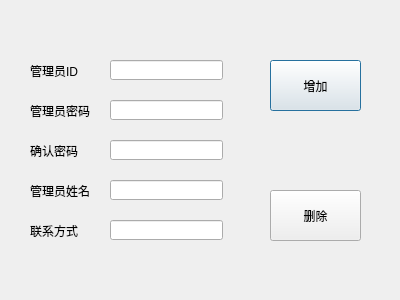
<?xml version="1.0" encoding="UTF-8"?>
<ui version="4.0">
 <class>ad_insert_dialog</class>
 <widget class="QDialog" name="ad_insert_dialog">
  <property name="geometry">
   <rect>
    <x>0</x>
    <y>0</y>
    <width>400</width>
    <height>300</height>
   </rect>
  </property>
  <property name="windowTitle">
   <string>管理员注册</string>
  </property>
  <widget class="QLabel" name="label">
   <property name="geometry">
    <rect>
     <x>30</x>
     <y>60</y>
     <width>61</width>
     <height>21</height>
    </rect>
   </property>
   <property name="text">
    <string>管理员ID</string>
   </property>
  </widget>
  <widget class="QLabel" name="label_2">
   <property name="geometry">
    <rect>
     <x>30</x>
     <y>100</y>
     <width>71</width>
     <height>21</height>
    </rect>
   </property>
   <property name="text">
    <string>管理员密码</string>
   </property>
  </widget>
  <widget class="QLabel" name="label_3">
   <property name="geometry">
    <rect>
     <x>30</x>
     <y>140</y>
     <width>61</width>
     <height>21</height>
    </rect>
   </property>
   <property name="text">
    <string>确认密码</string>
   </property>
  </widget>
  <widget class="QLabel" name="label_4">
   <property name="geometry">
    <rect>
     <x>30</x>
     <y>180</y>
     <width>61</width>
     <height>21</height>
    </rect>
   </property>
   <property name="text">
    <string>管理员姓名</string>
   </property>
  </widget>
  <widget class="QLabel" name="label_5">
   <property name="geometry">
    <rect>
     <x>30</x>
     <y>220</y>
     <width>61</width>
     <height>21</height>
    </rect>
   </property>
   <property name="text">
    <string>联系方式</string>
   </property>
  </widget>
  <widget class="QLineEdit" name="id_input">
   <property name="geometry">
    <rect>
     <x>110</x>
     <y>60</y>
     <width>113</width>
     <height>20</height>
    </rect>
   </property>
  </widget>
  <widget class="QLineEdit" name="password_input">
   <property name="geometry">
    <rect>
     <x>110</x>
     <y>100</y>
     <width>113</width>
     <height>20</height>
    </rect>
   </property>
  </widget>
  <widget class="QLineEdit" name="password_check">
   <property name="geometry">
    <rect>
     <x>110</x>
     <y>140</y>
     <width>113</width>
     <height>20</height>
    </rect>
   </property>
  </widget>
  <widget class="QLineEdit" name="name_input">
   <property name="geometry">
    <rect>
     <x>110</x>
     <y>180</y>
     <width>113</width>
     <height>20</height>
    </rect>
   </property>
  </widget>
  <widget class="QLineEdit" name="address_input">
   <property name="geometry">
    <rect>
     <x>110</x>
     <y>220</y>
     <width>113</width>
     <height>20</height>
    </rect>
   </property>
  </widget>
  <widget class="QPushButton" name="add_button">
   <property name="geometry">
    <rect>
     <x>270</x>
     <y>60</y>
     <width>91</width>
     <height>51</height>
    </rect>
   </property>
   <property name="text">
    <string>增加</string>
   </property>
  </widget>
  <widget class="QPushButton" name="delete_button">
   <property name="geometry">
    <rect>
     <x>270</x>
     <y>190</y>
     <width>91</width>
     <height>51</height>
    </rect>
   </property>
   <property name="text">
    <string>删除</string>
   </property>
  </widget>
 </widget>
 <resources/>
 <connections/>
</ui>
